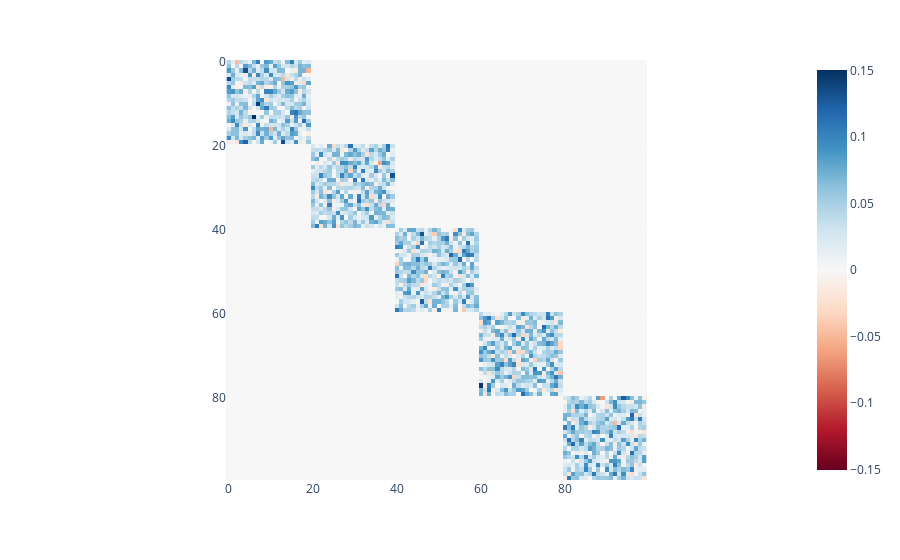

Here is the notebook cell this chart was saved with:
### Code cell
# Plot the estimated VAR coefficient matrix, Phi
max_phi = np.max(phi_hat)
fig = px.imshow(phi_hat,zmin=-max_phi,zmax=max_phi,color_continuous_scale='RdBu')
fig.show()

### Figure 1 — Plotly figure (JSON) as saved in the notebook; plotly's stock layout.template omitted (floating-point values rounded to 4 significant figures; data arrays with more than 128 entries replaced by an {"elided": "..."} marker saying what was removed)
{"data": [{"coloraxis": "coloraxis", "hovertemplate": "x: %{x}<br>y: %{y}<br>color: %{z}<extra></extra>", "name": "0", "type": "heatmap", "xaxis": "x", "yaxis": "y", "z": {"elided": "100x100 float values"}}], "layout": {"coloraxis": {"cmax": 0.1505, "cmin": -0.1505, "colorscale": [[0, "rgb(103,0,31)"], [0.1, "rgb(178,24,43)"], [0.2, "rgb(214,96,77)"], [0.3, "rgb(244,165,130)"], [0.4, "rgb(253,219,199)"], [0.5, "rgb(247,247,247)"], [0.6, "rgb(209,229,240)"], [0.7, "rgb(146,197,222)"], [0.8, "rgb(67,147,195)"], [0.9, "rgb(33,102,172)"], [1, "rgb(5,48,97)"]]}, "margin": {"t": 60}, "xaxis": {"anchor": "y", "constrain": "domain", "domain": [0, 1], "scaleanchor": "y"}, "yaxis": {"anchor": "x", "autorange": "reversed", "constrain": "domain", "domain": [0, 1]}}}
